Frame 1 (no input): blank canvas, image omitted
Frame 60 (the mouse pressed at the canvas centre just before this capture): blank canvas, image omitted
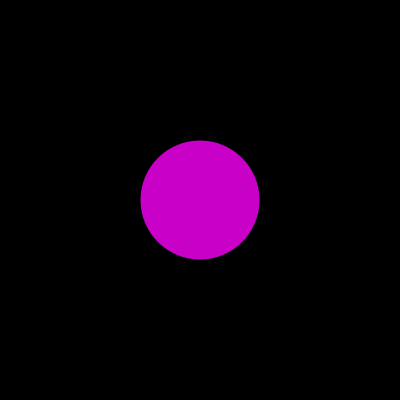
Frame 120 (the mouse held since frame 60 and released just before this capture)

The Processing sketch whose frames 1 and 60 were blank and that drew this single picture after the mouse press (run headless with seeded random() and noise(); from frame 60 on, the mouse is pressed at the canvas centre):

// Processing sketch: processing_50188
// ── processing_50188.pde

//sketch
//copyright ben corwin 2012
float a, b;

void setup()
{
  size( 400, 400);
  background(0,0,0);
  noStroke();
  textSize(10);
  smooth();
  a = 0;
  b = 0;
  
}

void draw( )
{
  
  fill(0,0,0,10);
  rect(0, 0, width, height);
  fill(mouseY,0,mouseX);
  ellipse(mouseX, mouseY, a,b);
  a = a + 1;
  b = b + 1;
 

 
}
